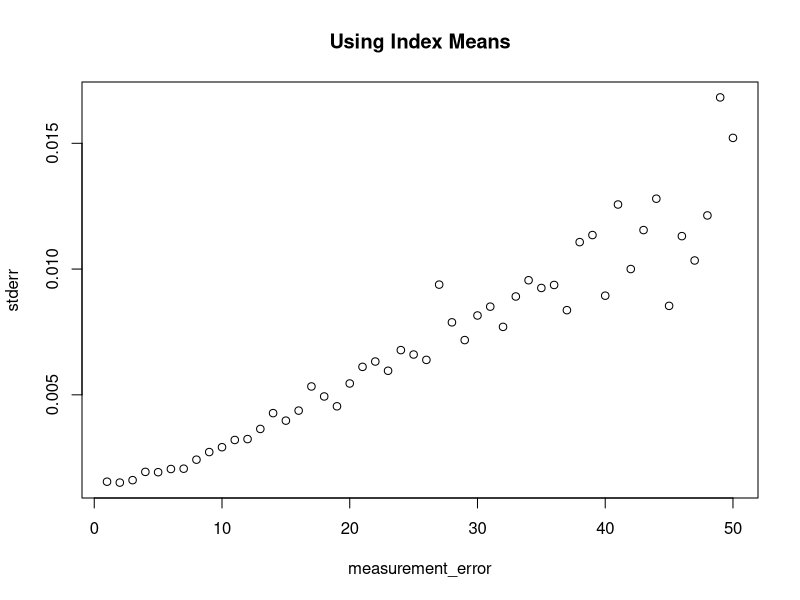
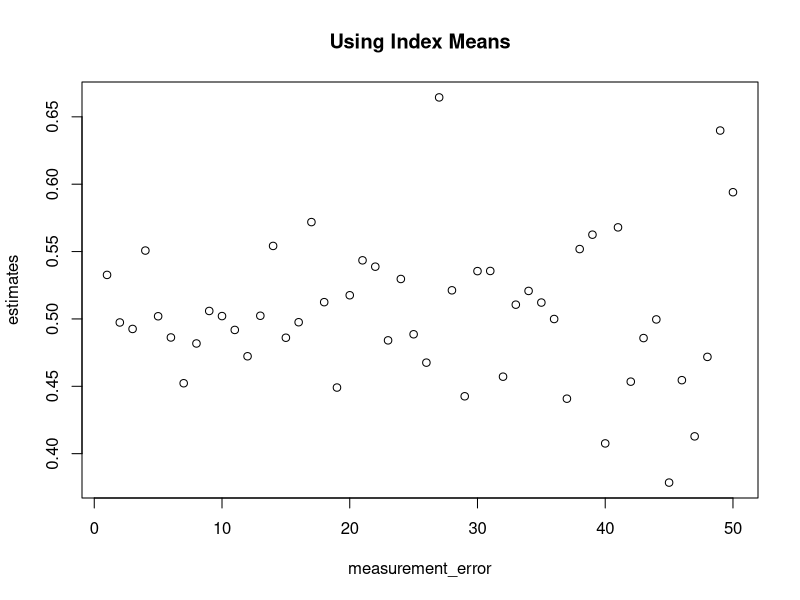
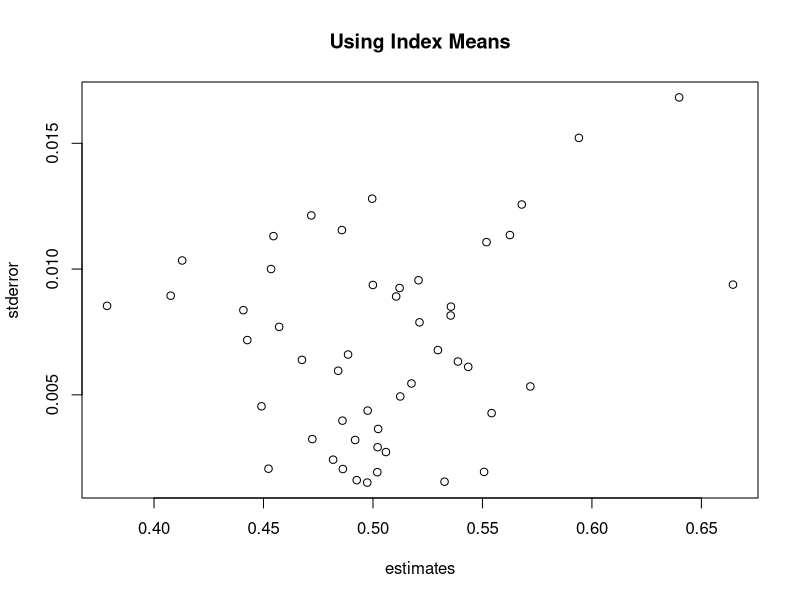
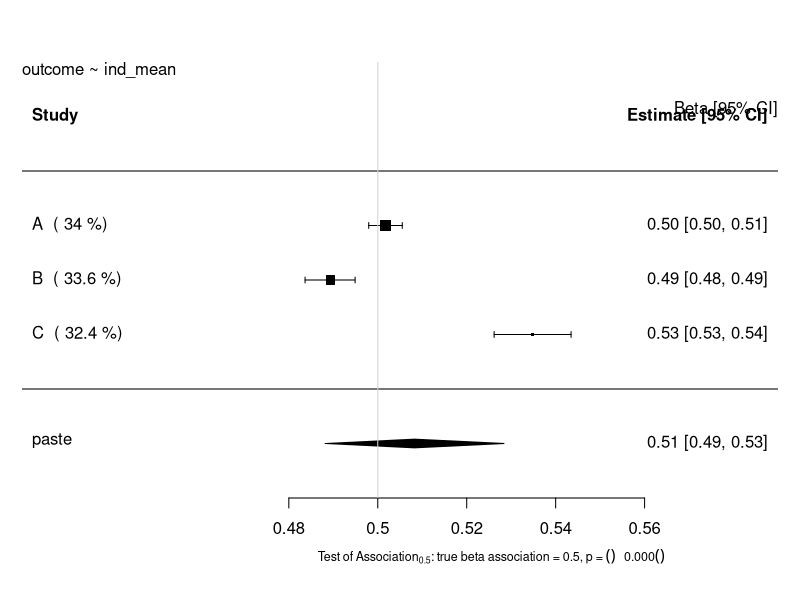
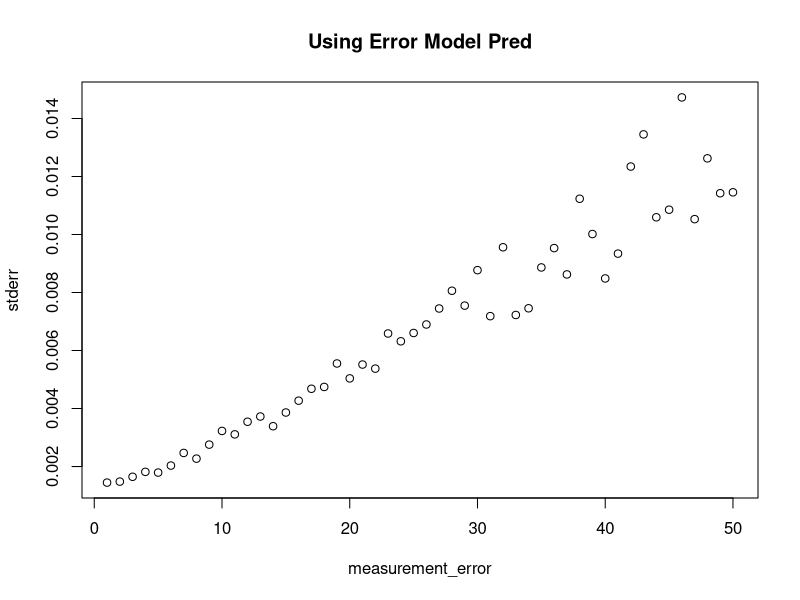
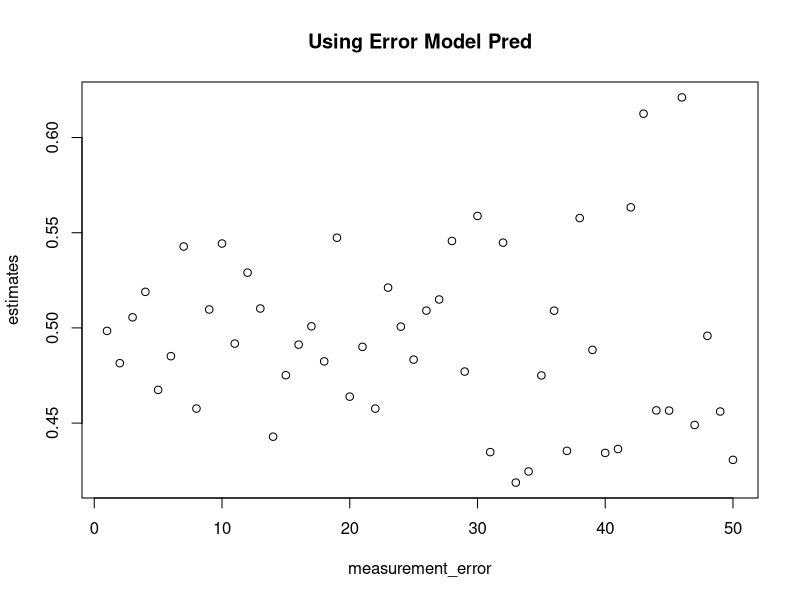
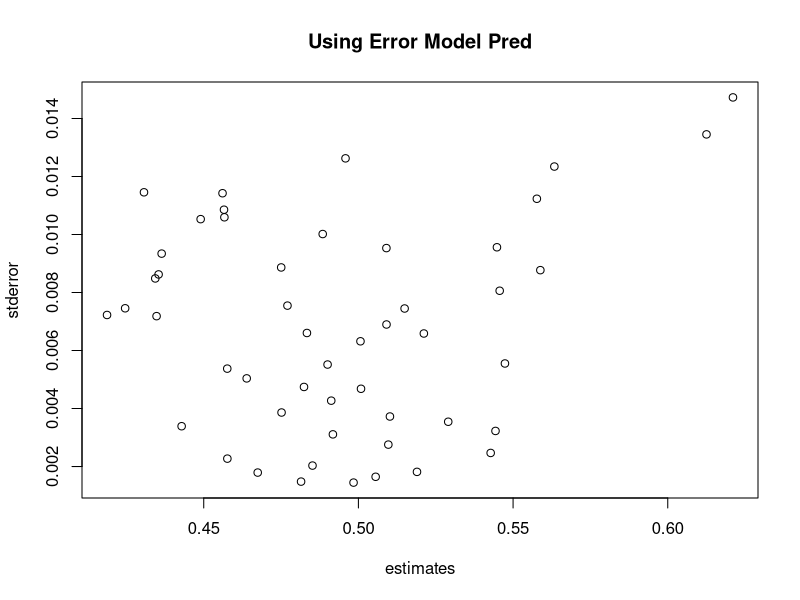
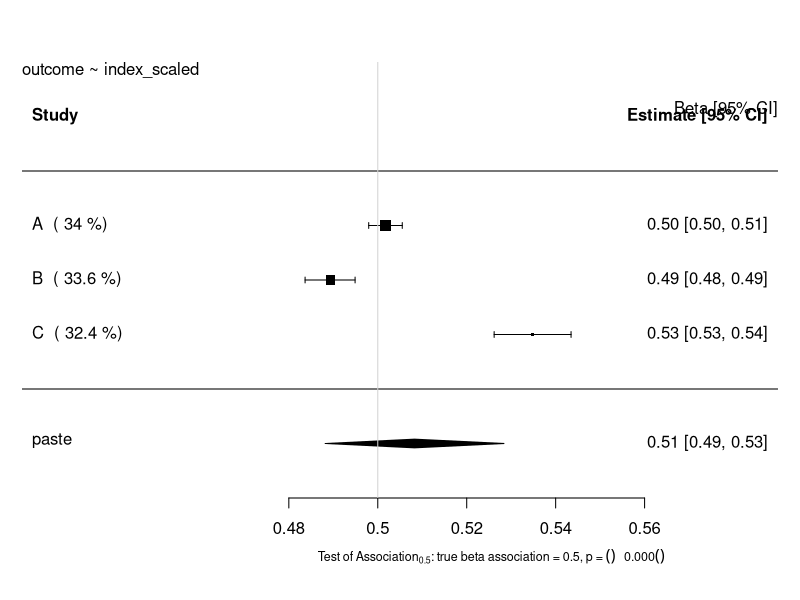

Write R code to recreate these figures, in order. (Note: this script raises an error after producing the figures.)
# Investigation into Data Agreement as Weighting System
## Author: Paul Scherer
##         Tom Bishop
## Institute: University of Cambridge MRC Epidemiology Unit 
## Date: 4.09.2017

# Set up the Data
library(ggplot2)
library(reshape2)
library(parallel)
library(stats)
library(metafor)

# Set save point for the plots
setwd("U:/workspace/paee_harmonisation/Reweighting/plots")

# Raw Data Set Properties
trueBeta = 0.5
constant = 20

study_size = 20000
raw_mean = 40
raw_stdev = 15

# Simple creation of the raw data and the related outcome without error
raw_data = data.frame(gold = rnorm(n = study_size, mean = raw_mean, sd = raw_stdev))
raw_data$outcome = (trueBeta*raw_data$gold) + constant

###############################################################################
########################### Functions #########################################
###############################################################################
createStudyData <- function(raw_data, measurement_error, number_of_indices){
    exposure_error = rnorm(n = study_size, mean = 0, sd = measurement_error)
    raw_data$exposure_measured = raw_data$gold + exposure_error
    raw_data$index = cut_number(x = raw_data$exposure_measured,n = number_of_indices, labels =FALSE)
    raw_data$index = as.factor(raw_data$index)
    raw_data = raw_data[with(raw_data, order(index)),]
    return(raw_data)
}

createValidationData <- function(val_size, measurement_error, number_of_indices) {
    validation_data = data.frame(gold =  rnorm(n = val_size, mean = raw_mean, sd = raw_stdev))
    exposure_error = rnorm(n = val_size, mean = 0, sd = measurement_error)
    validation_data$exposure_measured = validation_data$gold + exposure_error
    validation_data$index = cut_number(x = validation_data$exposure_measured,n = number_of_indices, labels =FALSE)
    validation_data$index = as.factor(validation_data$index)
    return (validation_data)
}

createMeansList <- function(data, number_of_indices) {
    meansList = vector(mode="list", length = number_of_indices)
    for (i in 1:number_of_indices) {
        meansList[i] = mean(unname(unlist((split(x=data$gold, f= as.factor(data$index)))[i])))
    }
    return(meansList)
}



#######################################################################################
######################## Before Any Changes to the Process (MEANS) ####################
#######################################################################################
# General Parameters
numLevels = 4
validation_size = 400
upperbound = 50
## Graphing Standard Error as a function of Measurement Error
std_error = vector("numeric", length = upperbound)
estimates_graph = vector("numeric", length = upperbound)
for (measurement_error_counter in 1:upperbound) {
    studyData_graph = createStudyData(raw_data = raw_data, measurement_error = measurement_error_counter, number_of_indices = numLevels)
    validation_data_graph = createValidationData(val_size = validation_size, measurement_error = measurement_error_counter, number_of_indices = numLevels )
    validation_means_graph = createMeansList(validation_data_graph, numLevels)

    studyData_graph$ind_mean <- unlist(lapply(X=studyData_graph$index, FUN=function(index_val){
        output =  validation_means_graph[index_val]
    }))
    lm_graph <- lm(formula=outcome~ind_mean, data=studyData_graph)
    estimate_graph = lm_graph$coefficients["ind_mean"]
    stdError_graph = summary(lm_graph)$coefficients["ind_mean","Std. Error"]

    estimates_graph[measurement_error_counter] = estimate_graph
    std_error[measurement_error_counter] = stdError_graph

}
plot(x = (1:upperbound), y = std_error, xlab = "measurement_error", ylab = "stderr", main = "Using Index Means")
plot(x = (1:upperbound), y = estimates_graph, xlab = "measurement_error", ylab = "estimates", main = "Using Index Means")
plot(x = estimates_graph, y = std_error, xlab = "estimates", ylab = "stderror", main = "Using Index Means")


# Study A
measureError_A = 5
studyData_A = createStudyData(raw_data = raw_data, measurement_error = measureError_A, number_of_indices = numLevels)
validation_data_A = createValidationData(val_size = validation_size, measurement_error = measureError_A, number_of_indices = numLevels )
validation_means_A = createMeansList(validation_data_A, numLevels)

# Study B
measureError_B = 10
studyData_B = createStudyData(raw_data = raw_data, measurement_error = measureError_B, number_of_indices = numLevels)
validation_data_B = createValidationData(val_size = validation_size, measurement_error = measureError_B, number_of_indices = numLevels )
validation_means_B = createMeansList(validation_data_B, numLevels)

# Study C
measureError_C = 15
studyData_C = createStudyData(raw_data = raw_data, measurement_error = measureError_C, number_of_indices = numLevels)
validation_data_C = createValidationData(val_size = validation_size, measurement_error = measureError_C, number_of_indices = numLevels )
validation_means_C = createMeansList(validation_data_C, numLevels)

## Transformation and Regression using Index Means
# Study A
studyData_A$ind_mean <- unlist(lapply(X=studyData_A$index, FUN=function(index_val){
    output =  validation_means_A[index_val]
}))
lm_A <- lm(formula=outcome~ind_mean, data=studyData_A)
estimate_A = lm_A$coefficients["ind_mean"]
stdError_A = summary(lm_A)$coefficients["ind_mean","Std. Error"]

# Study B
studyData_B$ind_mean <- unlist(lapply(X=studyData_B$index, FUN=function(index_val){
    output =  validation_means_B[index_val]
}))
lm_B <- lm(formula=outcome~ind_mean, data=studyData_B)
estimate_B = lm_B$coefficients["ind_mean"]
stdError_B = summary(lm_B)$coefficients["ind_mean","Std. Error"]

# Study C
studyData_C$ind_mean <- unlist(lapply(X=studyData_C$index, FUN=function(index_val){
    output =  validation_means_C[index_val]
}))
lm_C <- lm(formula=outcome~ind_mean, data=studyData_C)
estimate_C = lm_C$coefficients["ind_mean"]
stdError_C = summary(lm_C)$coefficients["ind_mean","Std. Error"]

## Random Effects Model Forest Plot Before Reweighting
estimates = c(estimate_A, estimate_B, estimate_C)
stand_errs = c(stdError_A, stdError_B, stdError_C)
labels = c("A","B","C")
res <- rma(yi = estimates, sei = stand_errs, method='DL', slab = labels)
weights_res <- weights.rma.uni(res)

# Forest Plot
res$slab <- paste(res$slab, " (", round(weights.rma.uni(res),digits=1), "%)")
fmla = as.formula(outcome~ind_mean)
forest(res, mlab=bquote(paste('Overall (I'^2*' = ', .(round(res$I2)),'%, p = ',
    .(sprintf("%.3f", round(res$QEp,3))),')')),
xlab=bquote(paste('Test of Association'[0.5]*': true beta association = 0.5, p = ',
    .(sprintf("%.3f", round(res$pval,3))))), cex=1, cex.lab=0.75, cex.axis=1)
usr <- par("usr")
text(usr[2], usr[4], "Beta [95% CI]", adj = c(1, 4),cex=1)
text(usr[1], usr[4], paste0(gsub(paste0("Study Data","\\$"),"", deparse(fmla)),collapse="\n"), adj = c( 0, 1 ),cex=1, main = "Using Index Means")
abline(v = 0.5, col = "lightgray")






#######################################################################################
######################## Using Error Model Esque Scale it to Gold #####################
#######################################################################################
# Obviously the same as the means.

numLevels = 4
validation_size = 400

## Plotting Bit
## Graphing Standard Error as a function of Measurement Error
std_error = vector("numeric", length = upperbound)
estimates_graph = vector("numeric", length = upperbound)
for (measurement_error_counter in 1:upperbound) {
    studyData_graph = createStudyData(raw_data = raw_data, measurement_error = measurement_error_counter, number_of_indices = numLevels)
    validation_data_graph = createValidationData(val_size = validation_size, measurement_error = measurement_error_counter, number_of_indices = numLevels )

    # Find Error Model
    index_transformation = as.formula(gold ~ index)
    lambda_lm_graph <- lm(formula=index_transformation, data=validation_data_graph)
    new = data.frame(index = studyData_graph$index)
    studyData_graph$index_scaled = predict(lambda_lm_graph, newdata = new)

    # Use Error Model to Scale Index to Gold
    lm_graph <- lm(formula=outcome~index_scaled, data=studyData_graph)
    estimate_graph = lm_graph$coefficients["index_scaled"]
    stdError_graph = summary(lm_graph)$coefficients["index_scaled","Std. Error"]

    estimates_graph[measurement_error_counter] = estimate_graph
    std_error[measurement_error_counter] = stdError_graph
}
plot(x = (1:upperbound), y = std_error, xlab = "measurement_error", ylab = "stderr", main = "Using Error Model Pred")
plot(x = (1:upperbound), y = estimates_graph, xlab = "measurement_error", ylab = "estimates", main = "Using Error Model Pred")
plot(x = estimates_graph, y = std_error, xlab = "estimates", ylab = "stderror", main = "Using Error Model Pred")



# # Study A
# measureError_A = 5
# studyData_A = createStudyData(raw_data = raw_data, measurement_error = measureError_A, number_of_indices = numLevels)
# validation_data_A = createValidationData(val_size = validation_size, measurement_error = measureError_A, number_of_indices = numLevels )
# validation_means_A = createMeansList(validation_data_A, numLevels)

# # Study B
# measureError_B = 10
# studyData_B = createStudyData(raw_data = raw_data, measurement_error = measureError_B, number_of_indices = numLevels)
# validation_data_B = createValidationData(val_size = validation_size, measurement_error = measureError_B, number_of_indices = numLevels )
# validation_means_B = createMeansList(validation_data_B, numLevels)

# # Study C
# measureError_C = 60
# studyData_C = createStudyData(raw_data = raw_data, measurement_error = measureError_C, number_of_indices = numLevels)
# validation_data_C = createValidationData(val_size = validation_size, measurement_error = measureError_C, number_of_indices = numLevels )
# validation_means_C = createMeansList(validation_data_C, numLevels)


## Transformation of Indexes to Gold Scale
index_transformation = as.formula(gold ~ index)
# Study A
lambda_lm_A <- lm(formula=index_transformation, data=validation_data_A)
new = data.frame(index = studyData_A$index)
studyData_A$index_scaled = predict(lambda_lm_A, newdata = new)

studyData_A$ind_mean <- unlist(lapply(X=studyData_A$index, FUN=function(index_val){
    output =  validation_means_A[index_val]
}))

# Study B
lambda_lm_B <- lm(formula=index_transformation, data=validation_data_B)
new = data.frame(index = studyData_B$index)
studyData_B$index_scaled = predict(lambda_lm_B, newdata = new)

studyData_B$ind_mean <- unlist(lapply(X=studyData_B$index, FUN=function(index_val){
    output =  validation_means_B[index_val]
}))

# Study C
lambda_lm_C <- lm(formula=index_transformation, data=validation_data_C)
new = data.frame(index = studyData_C$index)
studyData_C$index_scaled = predict(lambda_lm_C, newdata = new)

studyData_C$ind_mean <- unlist(lapply(X=studyData_C$index, FUN=function(index_val){
    output =  validation_means_C[index_val]
}))


# Study A
lm_A <- lm(formula=outcome~index_scaled, data=studyData_A)
estimate_A = lm_A$coefficients["index_scaled"]
stdError_A = summary(lm_A)$coefficients["index_scaled","Std. Error"]

# Study B
lm_B <- lm(formula=outcome~index_scaled, data=studyData_B)
estimate_B = lm_B$coefficients["index_scaled"]
stdError_B = summary(lm_B)$coefficients["index_scaled","Std. Error"]

# Study C
lm_C <- lm(formula=outcome~index_scaled, data=studyData_C)
estimate_C = lm_C$coefficients["index_scaled"]
stdError_C = summary(lm_C)$coefficients["index_scaled","Std. Error"]

## Random Effects Model Forest Plot Before Reweighting
estimates = c(estimate_A, estimate_B, estimate_C)
stand_errs = c(stdError_A, stdError_B, stdError_C)
labels = c("A","B","C")
res <- rma(yi = estimates, sei = stand_errs, method='DL', slab = labels)
weights_res <- weights.rma.uni(res)

# Forest Plot
res$slab <- paste(res$slab, " (", round(weights.rma.uni(res),digits=1), "%)")
fmla = as.formula(outcome~index_scaled)
forest(res, mlab=bquote(paste('Overall (I'^2*' = ', .(round(res$I2)),'%, p = ',
    .(sprintf("%.3f", round(res$QEp,3))),')')),
xlab=bquote(paste('Test of Association'[0.5]*': true beta association = 0.5, p = ',
    .(sprintf("%.3f", round(res$pval,3))))), cex=1, cex.lab=0.75, cex.axis=1)
usr <- par("usr")
text(usr[2], usr[4], "Beta [95% CI]", adj = c(1, 4),cex=1)
text(usr[1], usr[4], paste0(gsub(paste0("Study Data","\\$"),"", deparse(fmla)),collapse="\n"), adj = c( 0, 1 ),cex=1, main = "Using Error Model of Gold~Index")
abline(v = 0.5, col = "lightgray")



# plot(x = studyData_A$outcome, y = studyData_A$ind_mean, xlab = "outcome", ylab = "indexGolded", main = "Comparing Means and Pred A", col = "red")
# points(x = studyData_A$outcome, y = studyData_A$index_scaled, col = "green")

# plot(x = studyData_B$outcome, y = studyData_B$ind_mean, xlab = "outcome", ylab = "indexGolded", main = "Comparing Means and Pred B", col = "red")
# points(x = studyData_B$outcome, y = studyData_B$index_scaled, col = "green")

# plot(x = studyData_C$outcome, y = studyData_C$ind_mean, xlab = "outcome", ylab = "indexGolded", main = "Comparing Means and Pred C", col = "red")
# points(x = studyData_C$outcome, y = studyData_C$index_scaled, col = "green")

#######################################################################################
######################## Using Index Means Esque Scale it to Gold #####################
############################## Also Regression Calibration ############################
#######################################################################################
# Obviously the same as the means.

numLevels = 4
validation_size = 400

## Plotting Bit
## Graphing Standard Error as a function of Measurement Error
std_error = vector("numeric", length = upperbound)
estimates_graph = vector("numeric", length = upperbound)
for (measurement_error_counter in 1:upperbound) {
    studyData_graph = createStudyData(raw_data = raw_data, measurement_error = measurement_error_counter, number_of_indices = numLevels)
    validation_data_graph = createValidationData(val_size = validation_size, measurement_error = measurement_error_counter, number_of_indices = numLevels )
    validation_means_graph = createMeansList(validation_data_graph, numLevels)

    studyData_graph$ind_mean <- unlist(lapply(X=studyData_graph$index, FUN=function(index_val){
        output =  validation_means_graph[index_val]
    }))

    validation_data_graph$ind_mean <- unlist(lapply(X=validation_data_graph$index, FUN=function(index_val){
        output =  validation_means_graph[index_val]
    }))

    # calculate lambda
    lambda_lm_graph = lm(formula = gold~ind_mean, data = validation_data_graph)
    lambda_graph = lambda_lm_graph$coefficients["ind_mean"]
    lambda_stdError_graph = summary(lambda_lm_graph)$coefficients["ind_mean","Std. Error"]

    # calculate beta hat
    lm_graph <- lm(formula=outcome~ind_mean, data=studyData_graph)
    estimate_graph = lm_graph$coefficients["ind_mean"]
    stdError_graph = summary(lm_graph)$coefficients["ind_mean","Std. Error"]

    # recalibrate the standard error using delta function
    variance_beta = (sqrt(validation_size) * summary(lm_graph)$coefficients["ind_mean","Std. Error"])^2
    #variance_beta = summary(lm_graph)$sigma**2
    # variance_beta = (summary(lm_graph)$coefficients["ind_mean","Std. Error"])^2
    lambda_pure = unlist(unname(lambda_lm_graph$coefficients["ind_mean"]))
    beta_lambda_div_sq = (unname(unlist(lm_graph$coefficients["ind_mean"]/(lambda_lm_graph$coefficients["ind_mean"])^2)))^2
    var_lambda = (sqrt(validation_size) * summary(lambda_lm_graph)$coefficients["ind_mean","Std. Error"])^2
    delta_variance = (variance_beta / (lambda_pure)^2) + (beta_lambda_div_sq * var_lambda)
    delta_stdError_graph = sqrt(delta_variance)/sqrt(validation_size) 
    delta_stdError_graph = sqrt(delta_variance)

    estimates_graph[measurement_error_counter] = estimate_graph/lambda_graph
    std_error[measurement_error_counter] = delta_stdError_graph
}

plot(x = (1:upperbound), y = std_error, xlab = "measurement_error", ylab = "stderr", main = "Using Index Means Regression Calibration")
plot(x = (1:upperbound), y = estimates_graph, xlab = "measurement_error", ylab = "estimates", main = "Using Index Means Regression Calibration")
plot(x = estimates_graph, y = std_error, xlab = "estimates", ylab = "stderror", main = "Using Index Means Regression Calibration")


## Transformation and Regression using Index Means
# Study A
studyData_A$ind_mean <- unlist(lapply(X=studyData_A$index, FUN=function(index_val){
    output =  validation_means_A[index_val]
}))
lm_A <- lm(formula=outcome~ind_mean, data=studyData_A)
estimate_A = lm_A$coefficients["ind_mean"]
stdError_A = summary(lm_A)$coefficients["ind_mean","Std. Error"]

# Study B
studyData_B$ind_mean <- unlist(lapply(X=studyData_B$index, FUN=function(index_val){
    output =  validation_means_B[index_val]
}))
lm_B <- lm(formula=outcome~ind_mean, data=studyData_B)
estimate_B = lm_B$coefficients["ind_mean"]
stdError_B = summary(lm_B)$coefficients["ind_mean","Std. Error"]

# Study C
studyData_C$ind_mean <- unlist(lapply(X=studyData_C$index, FUN=function(index_val){
    output =  validation_means_C[index_val]
}))
lm_C <- lm(formula=outcome~ind_mean, data=studyData_C)
estimate_C = lm_C$coefficients["ind_mean"]
stdError_C = summary(lm_C)$coefficients["ind_mean","Std. Error"]


## Calculate the lambdas
# Study A
# all have study indmean already
lambda_lm_A = lm(formula = gold~ind_mean, data = validation_data_A)
lambda_A = lambda_lm_A$coefficients["ind_mean"]

# calculate the corrected standard error
var_Beta = (sqrt(validation_size) * summary(lm_A)$coefficients["ind_mean","Std. Error"])^2
#var_Beta = summary(lm_A)$sigma**2
# var_Beta = (summary(lm_A)$coefficients["ind_mean","Std. Error"])^2
lambda_pure = unlist(unname(lambda_lm_A$coefficients["ind_mean"]))
beta_lambda_div_sq = (unname(unlist(lm_A$coefficients["ind_mean"]/(lambda_lm_A$coefficients["ind_mean"])^2)))^2
var_lambda = (sqrt(validation_size) * summary(lambda_lm_A)$coefficients["ind_mean","Std. Error"])^2
delta_variance = (var_Beta / (lambda_pure)^2) + (beta_lambda_div_sq * var_lambda)
delta_stdError_A = sqrt(delta_variance)/sqrt(validation_size) 
delta_stdError_A = sqrt(delta_variance)


# Study B
lambda_lm_B = lm(formula = gold~ind_mean, data = validation_data_B)
lambda_B = lambda_lm_B$coefficients["ind_mean"]

var_lambda = (sqrt(validation_size) * summary(lambda_lm_B)$coefficients["ind_mean","Std. Error"])^2
var_Beta = (sqrt(validation_size) * summary(lm_B)$coefficients["ind_mean","Std. Error"])^2
#var_Beta = summary(lm_A)$sigma**2
# var_Beta = (summary(lm_A)$coefficients["ind_mean","Std. Error"])^2
lambda_pure = unlist(unname(lambda_lm_B$coefficients["ind_mean"]))
beta_lambda_div_sq = (unname(unlist(lm_B$coefficients["ind_mean"]/(lambda_lm_B$coefficients["ind_mean"])^2)))^2
delta_variance = (var_Beta / (lambda_pure)^2) + beta_lambda_div_sq * var_lambda
delta_stdError_B = sqrt(delta_variance)/sqrt(validation_size) 
delta_stdError_B = sqrt(delta_variance)


# Study C
lambda_lm_C = lm(formula = gold~ind_mean, data = validation_data_C)
lambda_C = lambda_lm_C$coefficients["ind_mean"]

var_lambda = (sqrt(validation_size) * summary(lambda_lm_C)$coefficients["ind_mean","Std. Error"])^2
var_Beta = (sqrt(validation_size) * summary(lm_C)$coefficients["ind_mean","Std. Error"])^2
#var_Beta = summary(lm_A)$sigma**2
# var_Beta = (summary(lm_A)$coefficients["ind_mean","Std. Error"])^2
lambda_pure = unlist(unname(lambda_lm_C$coefficients["ind_mean"]))
beta_lambda_div_sq = (unname(unlist(lm_C$coefficients["ind_mean"]/(lambda_lm_C$coefficients["ind_mean"])^2)))^2
delta_variance = (var_Beta / (lambda_pure)^2) + beta_lambda_div_sq * var_lambda
delta_stdError_C = sqrt(delta_variance)/sqrt(validation_size) 
delta_stdError_C = sqrt(delta_variance)

corrected_estimate_A = estimate_A / lambda_A
corrected_estimate_B = estimate_B / lambda_B
corrected_estimate_C = estimate_C / lambda_C


## Random Effects Model Forest Plot After Regression Calibration
estimates = c(corrected_estimate_A, corrected_estimate_B, corrected_estimate_C)
stand_errs = c(delta_stdError_A, delta_stdError_B, delta_stdError_C)
labels = c("A","B","C")
res <- rma(yi = estimates, sei = stand_errs, method='DL', slab = labels)

# Forest Plot
res$slab <- paste(res$slab, " (", round(weights.rma.uni(res),digits=1), "%)")
fmla = as.formula(y~ind_mean)
forest(res, mlab=bquote(paste('Overall (I'^2*' = ', .(round(res$I2)),'%, p = ',
    .(sprintf("%.3f", round(res$QEp,3))),')')),
xlab=bquote(paste('Test of Association'[0.5]*': true beta association = 0.5, p = ',
    .(sprintf("%.3f", round(res$pval,3))))), cex=1, cex.lab=0.75, cex.axis=1, main = "After Regression Calibration")
usr <- par("usr")
text(usr[2], usr[4], "Beta [95% CI]", adj = c(1, 4),cex=1)
text(usr[1], usr[4], paste0(gsub(paste0("Study Data","\\$"),"", deparse(fmla)),collapse="\n"), adj = c( 0, 1 ),cex=1)
abline(v = 0.5, col = "lightgray")
